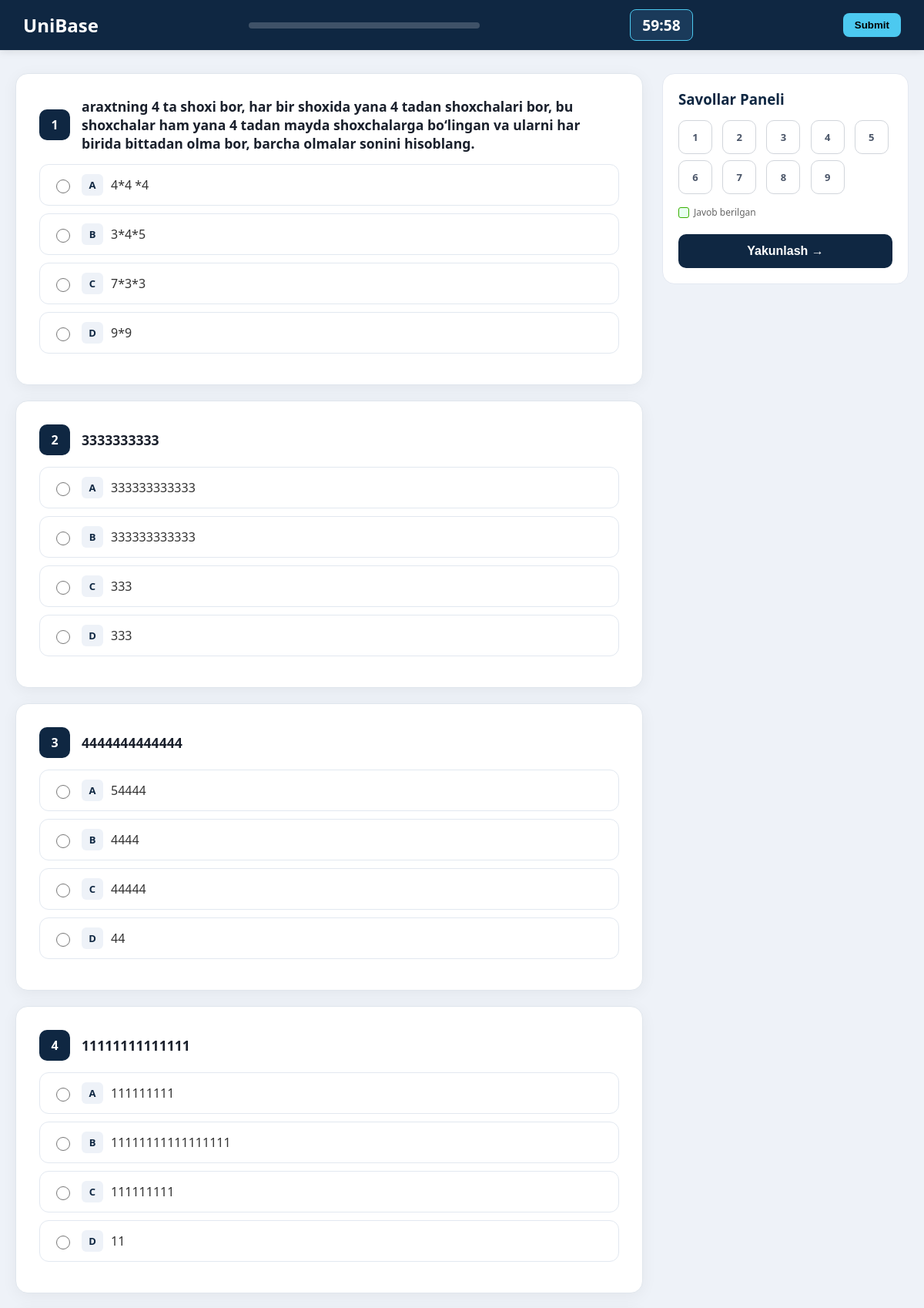
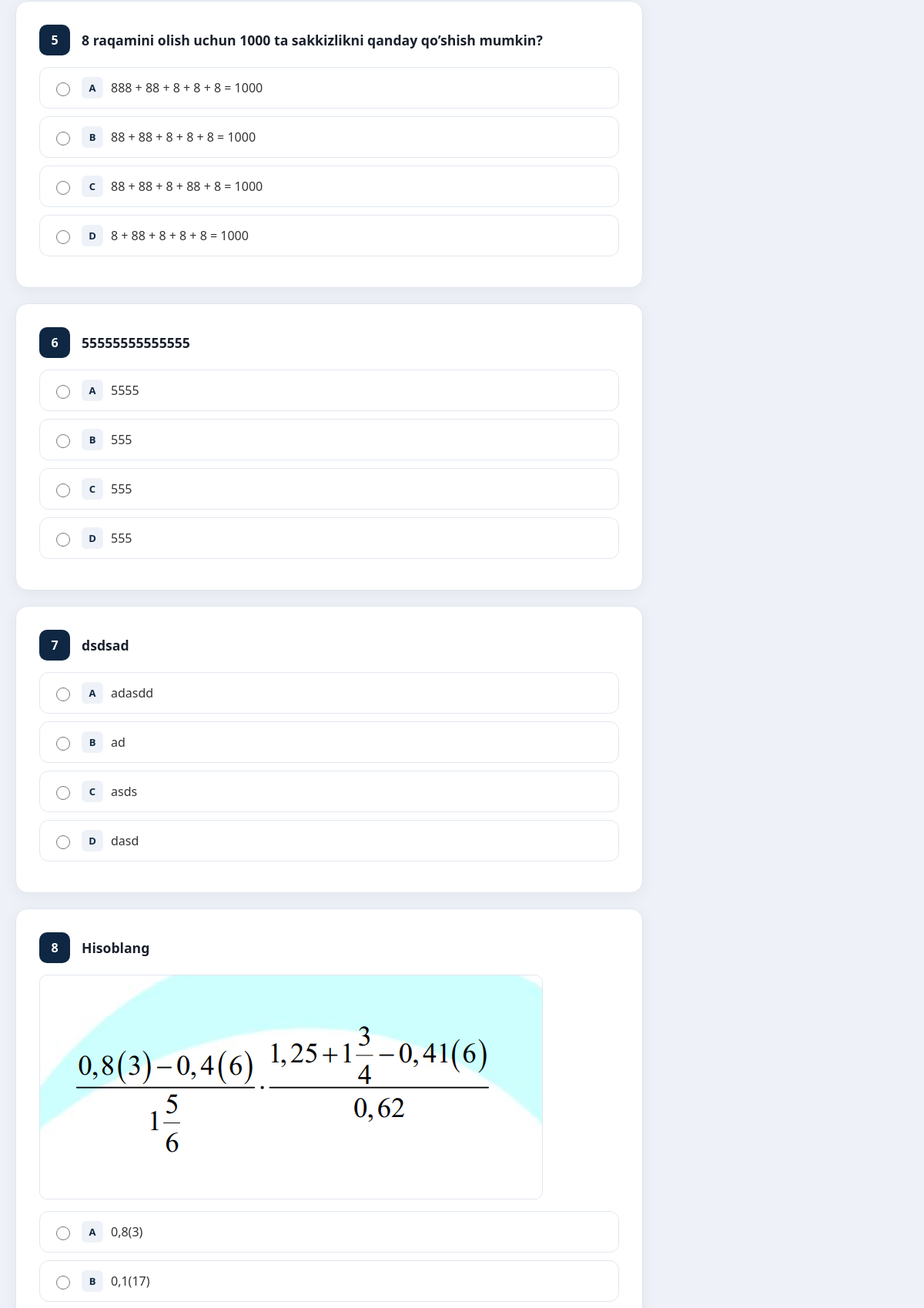
Page /test/Matematika/ (signed in, upper part) on the committed database (2 pictures, top to bottom).
### app/models.py (models this page shows, shortened)
class Milliy_Sertifikat(models.Model):
    FAN_CHOICES = (
        ('Matematika','Matematika'),('Ona Tili','Ona Tili'),('Tarix','Tarix'),
        ('Kimyo','Kimyo'),('Biologiya','Biologiya'),('Fizika','Fizika'),('Ingliz Tili','Ingliz Tili'),
    )
    fan       = models.CharField(max_length=20, choices=FAN_CHOICES)
    savol     = models.TextField()
    savol_rasm = models.ImageField(upload_to='milliy/questions/', blank=True, null=True)
    variant_a = models.CharField(max_length=255, default='')
    variant_b = models.CharField(max_length=255, default='')
    variant_c = models.CharField(max_length=255, default='')
    variant_d = models.CharField(max_length=255, default='')
    image_a   = models.ImageField(upload_to='milliy/variants/', blank=True, null=True)
    image_b   = models.ImageField(upload_to='milliy/variants/', blank=True, null=True)
    image_c   = models.ImageField(upload_to='milliy/variants/', blank=True, null=True)
    image_d   = models.ImageField(upload_to='milliy/variants/', blank=True, null=True)
    togri_variant = models.CharField(max_length=1, choices=[('A','A'),('B','B'),('C','C'),('D','D')])

### app/views.py (the view, shortened to what this page needs)
# urls.py: path('test/<str:fan>/', test_boshlash, name='milliy'),
@login_required
def test_boshlash(request, fan):
    session_fan = request.session.get('milliy_fan')
    if session_fan != fan:
        request.session.pop('milliy_start', None)
        request.session.pop('milliy_questions_ids', None)
        request.session['milliy_fan'] = fan
    saved_ids = request.session.get('milliy_questions_ids', [])
    if saved_ids:
        questions = list(Milliy_Sertifikat.objects.filter(id__in=saved_ids, fan=fan))
    else:
        all_questions = list(Milliy_Sertifikat.objects.filter(fan=fan))
        if not all_questions:
            messages.error(request, f"{fan} fani bo'yicha hozircha savollar mavjud emas!")
            return redirect("fan_tanlash")
        if len(all_questions) > 40:
            questions = random.sample(all_questions, 40)
        else:
            questions = all_questions
        request.session['milliy_start'] = time.time()
        request.session['milliy_questions_ids'] = [q.id for q in questions]
    if not questions:
        messages.error(request, f"{fan} fani bo'yicha savollar topilmadi!")
        return redirect("fan_tanlash")
    random.shuffle(questions)
    return render(request, "test_milliy.html", {
        "questions": questions,
        "fan_nomi": fan,
        "total_questions": len(questions),
        "timer_seconds": 90 * 60
    })

### app/templates/test_milliy.html (shortened to what this page needs)
<!DOCTYPE html>
<html lang="uz">
{% load static %}
<head>
</head>
<body>
<div class="topbar">
    <a href="/" class="logo">UniBase</a>
    <div class="progress-container">
    </div>
    <div class="timer-box" id="timer-display">60:00</div>
    <button type="button" onclick="document.getElementById('main-form').submit()"
        style="background:#4cc9f0; border:none; padding:8px 15px; border-radius:8px; font-weight:bold; cursor:pointer;">
        Submit
    </button>
</div>
<div class="layout">
    <main>
        <form method="post" id="main-form">
            {% for q in questions %}
            <div class="question-card" id="q-card-{{ forloop.counter }}">
                <div class="q-header">
                    <div class="q-num">{{ forloop.counter }}</div>
                    <div class="q-text">{{ q.savol }}</div>
                </div>
                {% if q.savol_rasm %}
                    <img src="{{ q.savol_rasm.url }}" alt="Savol rasmi" class="savol-rasm">
                {% endif %}
                <ul class="options-list">
                    <li class="option-item">
                        <input type="radio" name="q_{{ q.id }}" id="q{{ q.id }}_a" value="A">
                        <label for="q{{ q.id }}_a">
                            <span class="option-letter">A</span>
                            {% if q.image_a %}
                                <img src="{{ q.image_a.url }}" alt="A" class="variant-rasm">
                            {% else %}
                                {{ q.variant_a }}
                            {% endif %}
                        </label>
                    </li>
                    <li class="option-item">
                        <input type="radio" name="q_{{ q.id }}" id="q{{ q.id }}_b" value="B">
                        <label for="q{{ q.id }}_b">
                            <span class="option-letter">B</span>
                            {% if q.image_b %}
                                <img src="{{ q.image_b.url }}" alt="B" class="variant-rasm">
                            {% else %}
                                {{ q.variant_b }}
                            {% endif %}
                        </label>
                    </li>
                    <li class="option-item">
                        <input type="radio" name="q_{{ q.id }}" id="q{{ q.id }}_c" value="C">
                        <label for="q{{ q.id }}_c">
                            <span class="option-letter">C</span>
                            {% if q.image_c %}
                                <img src="{{ q.image_c.url }}" alt="C" class="variant-rasm">
                            {% else %}
                                {{ q.variant_c }}
                            {% endif %}
                        </label>
                    </li>
                    <li class="option-item">
                        <input type="radio" name="q_{{ q.id }}" id="q{{ q.id }}_d" value="D">
                        <label for="q{{ q.id }}_d">
                            <span class="option-letter">D</span>
                            {% if q.image_d %}
                                <img src="{{ q.image_d.url }}" alt="D" class="variant-rasm">
                            {% else %}
                                {{ q.variant_d }}
                            {% endif %}
                        </label>
                    </li>
                </ul>
            </div>
            {% endfor %}
        </form>
    </main>
    <aside class="navigator">
        <h3 style="margin:0; color:#0f2742;">Savollar Paneli</h3>
        <div class="nav-grid">
            {% for q in questions %}
                <a href="#q-card-{{ forloop.counter }}" class="nav-item" id="nav-{{ q.id }}">
                    {{ forloop.counter }}
                </a>
            {% endfor %}
        </div>
        <div style="margin-top: 15px; font-size: 12px; color: #666;">
            <div style="display:flex; align-items:center; gap:6px; margin-top:8px;">
                <span style="width:12px; height:12px; background:#e8fff1; border:1px solid #38b000; border-radius:3px; display:inline-block;"></span>
                Javob berilgan
            </div>
        </div>
        <button class="submit-btn" onclick="document.getElementById('main-form').submit()">Yakunlash →</button>
    </aside>
</div>
</body>
</html>

### app/templates/test_milliy.html (style rules this page uses)
body { margin: 0; font-family: 'Segoe UI', Tahoma, Geneva, Verdana, sans-serif; background: #eef2f8; color: #333; }
.topbar { position: sticky; top: 0; z-index: 1000; background: #0f2742; color: #fff; display: flex; align-items: center; justify-content: space-between; padding: 12px 30px; box-shadow: 0 2px 10px rgba(0,0,0,0.1); }
.logo { font-size: 1.5rem; font-weight: 800; color: #fff; text-decoration: none; }
.progress-container { width: 300px; height: 8px; background: rgba(255,255,255,0.2); border-radius: 10px; overflow: hidden; }
.timer-box { font-size: 1.2rem; font-weight: 700; background: #1a3a5a; padding: 6px 15px; border-radius: 8px; border: 1px solid #4cc9f0; }
.layout { display: grid; grid-template-columns: 1fr 320px; gap: 25px; max-width: 1200px; margin: 30px auto; padding: 0 20px; }
.question-card { background: #fff; border-radius: 16px; padding: 30px; box-shadow: 0 4px 20px rgba(0,0,0,0.05); border: 1px solid #e0e6ed; margin-bottom: 20px; }
.q-header { display: flex; align-items: center; gap: 15px; margin-bottom: 15px; }
.q-num { width: 40px; height: 40px; background: #0f2742; color: #fff; display: flex; align-items: center; justify-content: center; border-radius: 10px; font-weight: bold; flex-shrink: 0; }
.q-text { font-size: 1.1rem; font-weight: 600; color: #1a202c; }
.savol-rasm { max-width: 100%; max-height: 300px; border-radius: 10px; margin-bottom: 15px; border: 1px solid #e0e6ed; object-fit: contain; display: block; }
.options-list { list-style: none; padding: 0; margin: 0; }
.option-item { display: flex; align-items: center; gap: 12px; padding: 12px 16px; border: 1px solid #e2e8f0; border-radius: 12px; margin-bottom: 10px; cursor: pointer; transition: 0.2s; }
.option-item input[type="radio"] { width: 18px; height: 18px; accent-color: #0f2742; flex-shrink: 0; }
.option-item label { cursor: pointer; display: flex; align-items: center; gap: 10px; width: 100%; }
.option-letter { width: 28px; height: 28px; background: #eef2f8; border-radius: 6px; display: flex; align-items: center; justify-content: center; font-weight: 700; font-size: 13px; color: #0f2742; flex-shrink: 0; }
.navigator { position: sticky; top: 90px; background: #fff; border-radius: 16px; padding: 20px; border: 1px solid #e3e8f1; height: fit-content; }
.nav-grid { display: grid; grid-template-columns: repeat(5, 1fr); gap: 8px; margin-top: 15px; }
.nav-item { width: 42px; height: 42px; display: flex; align-items: center; justify-content: center; border: 1px solid #d1d5db; border-radius: 10px; font-weight: 600; cursor: pointer; text-decoration: none; color: #4a5568; transition: 0.2s; font-size: 13px; }
.submit-btn { width: 100%; padding: 13px; margin-top: 20px; border-radius: 10px; border: none; background: #0f2742; color: #fff; font-weight: 700; font-size: 1rem; cursor: pointer; transition: 0.2s; }

### rows in the picture
Milliy_Sertifikat: savol "araxtning 4 ta shoxi bor, har bir shoxida yana 4 tadan shoxchalari bor, bu shoxchalar ham yana 4 tadan mayda shoxchalarga bo‘lingan va ularni har birida bittadan olma bor, barcha olmalar sonini hisoblang.", variant_a "4*4 *4", variant_b "3*4*5", variant_c "7*3*3", variant_d "9*9"
Milliy_Sertifikat: savol "3333333333", variant_a "333333333333", variant_b "333333333333", variant_c "333", variant_d "333"
Milliy_Sertifikat: savol "4444444444444", variant_a "54444", variant_b "4444", variant_c "44444", variant_d "44"
Milliy_Sertifikat: savol "11111111111111", variant_a "111111111", variant_b "11111111111111111", variant_c "111111111", variant_d "11"
Milliy_Sertifikat: savol "8 raqamini olish uchun 1000 ta sakkizlikni qanday qo’shish mumkin?", variant_a "888 + 88 + 8 + 8 + 8 = 1000", variant_b "88 + 88 + 8 + 8 + 8 = 1000", variant_c "88 + 88 + 8 + 88 + 8 = 1000", variant_d "8 + 88 + 8 + 8 + 8 = 1000"
Milliy_Sertifikat: savol "55555555555555", variant_a "5555", variant_b "555", variant_c "555", variant_d "555"
Milliy_Sertifikat: savol "dsdsad", variant_a "adasdd", variant_b "ad", variant_c "asds", variant_d "dasd"
Milliy_Sertifikat: savol "Hisoblang", savol_rasm (picture), variant_a "0,8(3)", variant_b "0,1(17)"
